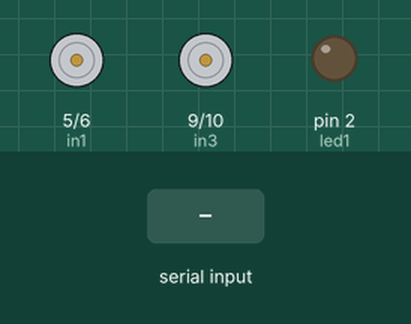
Bench run of a sketch on a simulated Arduino Uno, built with avr-gcc and run on an emulated ATmega328P. Shown: motor-driver pin pairs drawn as motors (green arrow = first pin HIGH = forward, orange = second pin HIGH = backward, longer = more drive, scaled by the enable pin), output pins drawn as LEDs (lit = HIGH). The test bench sets the inputs (shaded band).

Above: at 1.2 s.
1.3 s: "1" received over the second serial link
At 1.8 s:
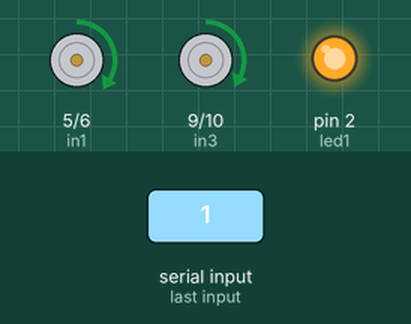
2.8 s: "2" received over the second serial link
At 4.1 s:
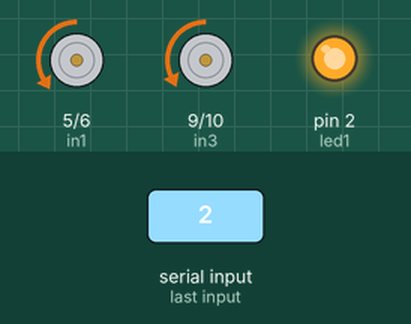
Timing chart, 0 to 5.8 s (numbered marks = the images above; inputs shaded):
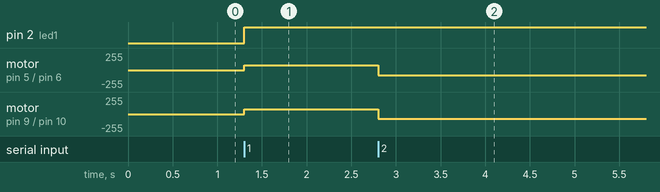

Measured:
- after the input at 1.3 s, pin 2 (led1): LOW → HIGH at once; motor on pin 5 (in1) / pin 6 (in2): stopped → forward 75/255 at once; motor on pin 9 (in3) / pin 10 (in4): stopped → forward 70/255 at once
- after the input at 2.8 s, motor on pin 5 (in1) / pin 6 (in2): forward 75/255 → backward 75/255 at once; motor on pin 9 (in3) / pin 10 (in4): forward 70/255 → backward 70/255 at once

The sketch:

HC-12-Reciever.ino
```cpp
#include <SoftwareSerial.h>
#include <string.h>


SoftwareSerial HC12(7,8); // HC-12 TX-Pins, HC-12 RX Pins

int led1 = 2;

// Motor 1 Pins
int ena = 3;
int in1 = 5;
int in2 = 6;

//Motor 2 Pins
int enb = 11;
int in3 = 9;
int in4 = 10;

void setup()
{
    Serial.begin(9600);
    HC12.begin(9600);
    pinMode(led1, OUTPUT);
    pinMode(ena, OUTPUT);
    pinMode(in1, OUTPUT);
    pinMode(in2, OUTPUT);
    pinMode(enb, OUTPUT);
    pinMode(in3, OUTPUT);
    pinMode(in4, OUTPUT);
}

void loop()
{
    // Check if HC-12 has received data
    if (HC12.available())
    {
        // Read and display data on Serial Monitor
        while (HC12.available())
        {
            char c = HC12.read();

            if(c == 0x31)
            {
              //Serial.println("Forward");
              //Serial.write(c);
              //Serial.write("\n");
              digitalWrite(led1, HIGH);
              digitalWrite(in1, HIGH);
              digitalWrite(in2, LOW);
              analogWrite(ena, 75);
              digitalWrite(in3, HIGH);
              digitalWrite(in4, LOW);
              analogWrite(enb, 70);

            }

            else if(c == 0x30)
            {
              // Stop
              //Serial.println("Stop");
              //Serial.write(c);
              //Serial.write("\n");
              digitalWrite(led1, LOW);
              digitalWrite(in1, LOW);
              digitalWrite(in2, LOW);
              analogWrite(ena, 0);
              digitalWrite(in3, LOW);
              digitalWrite(in4, LOW);
              analogWrite(enb, 0);
            }
            else if(c == 0x32)
            {
              // CounterClockwise Max Spd
              //Serial.println("Backwards");
              //Serial.write(c);
              //Serial.write("\n");
              digitalWrite(led1, HIGH);
              digitalWrite(in1, LOW);
              digitalWrite(in2, HIGH);
              analogWrite(ena, 75);
              digitalWrite(in3, LOW);
              digitalWrite(in4, HIGH);
              analogWrite(enb, 70);
            }
            else
            {
              //Serial.write(c);
              //Serial.print("Not it");
            }
        }
    }
}
```
